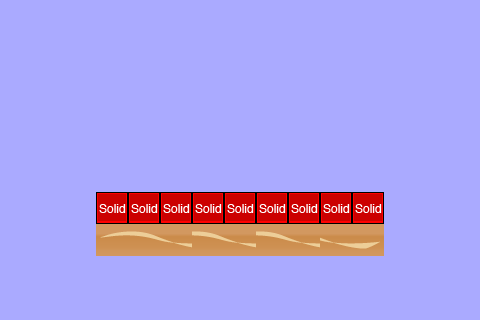

This is a level from a 2D game, rendered from its Tiled map with the project's own tilesets. A one-line summary and the map file follow, with tile-layer data summarised:
An orthogonal 15x10 tile map with 32x32 px tiles, 2 tile layers (background, collision), 2 tilesets and 1 object (Rock).

<map version="1.0" orientation="orthogonal" width="15" height="10" tilewidth="32" tileheight="32" backgroundcolor="#aaaaff">
 <tileset firstgid="1" name="blocks-world1" tilewidth="32" tileheight="32">
  <image source="../img/map/blocks-world1.png" width="640" height="160" />
 </tileset>
 <tileset firstgid="101" name="metatiles32x32" tilewidth="32" tileheight="32">
  <image source="../img/map/metatiles32x32.png" width="160" height="32" />
  <tile id="0">
   <properties>
    <property name="type" value="solid" />
   </properties>
  </tile>
  <tile id="1">
   <properties>
    <property name="type" value="plataform" />
   </properties>
  </tile>
  <tile id="2">
   <properties>
    <property name="type" value="lslope" />
   </properties>
  </tile>
  <tile id="3">
   <properties>
    <property name="type" value="rslope" />
   </properties>
  </tile>
  <tile id="4">
   <properties>
    <property name="type" value="ladder" />
   </properties>
  </tile>
 </tileset>
 <layer name="background" width="15" height="10">
  <data>[150 cells, 18 non-empty, 8 distinct tile ids]</data>
 </layer>
 <objectgroup name="objects" width="15" height="10">
  <object name="Rock" x="96" y="64" width="32" height="64">
   <properties>
    <property name="image" value="rock" />
    <property name="spriteheight" value="56" />
    <property name="spritewidth" value="48" />
   </properties>
  </object>
 </objectgroup>
 <layer name="collision" width="15" height="10">
  <data>[150 cells, 9 non-empty, 1 distinct tile ids]</data>
 </layer>
</map>
